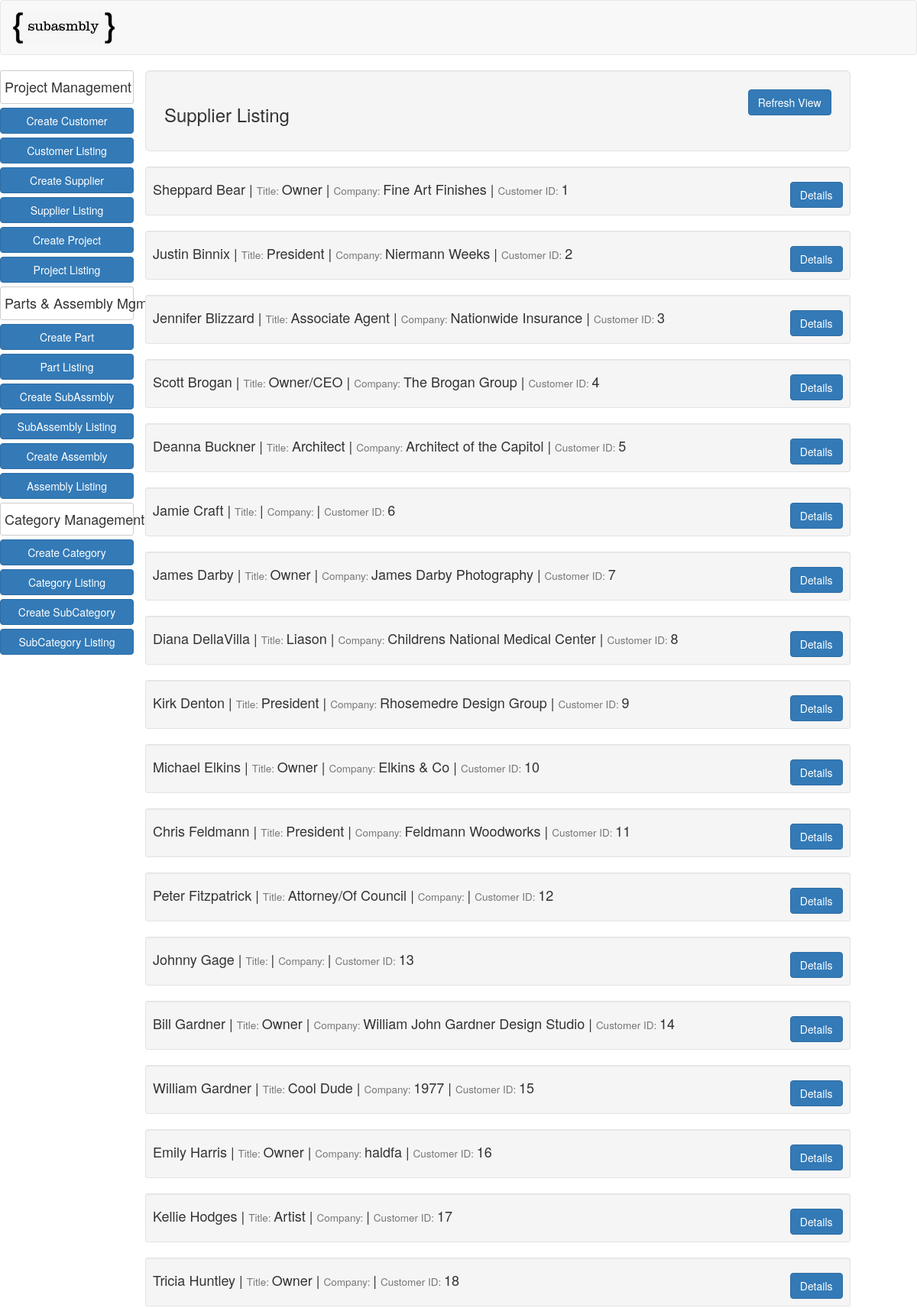
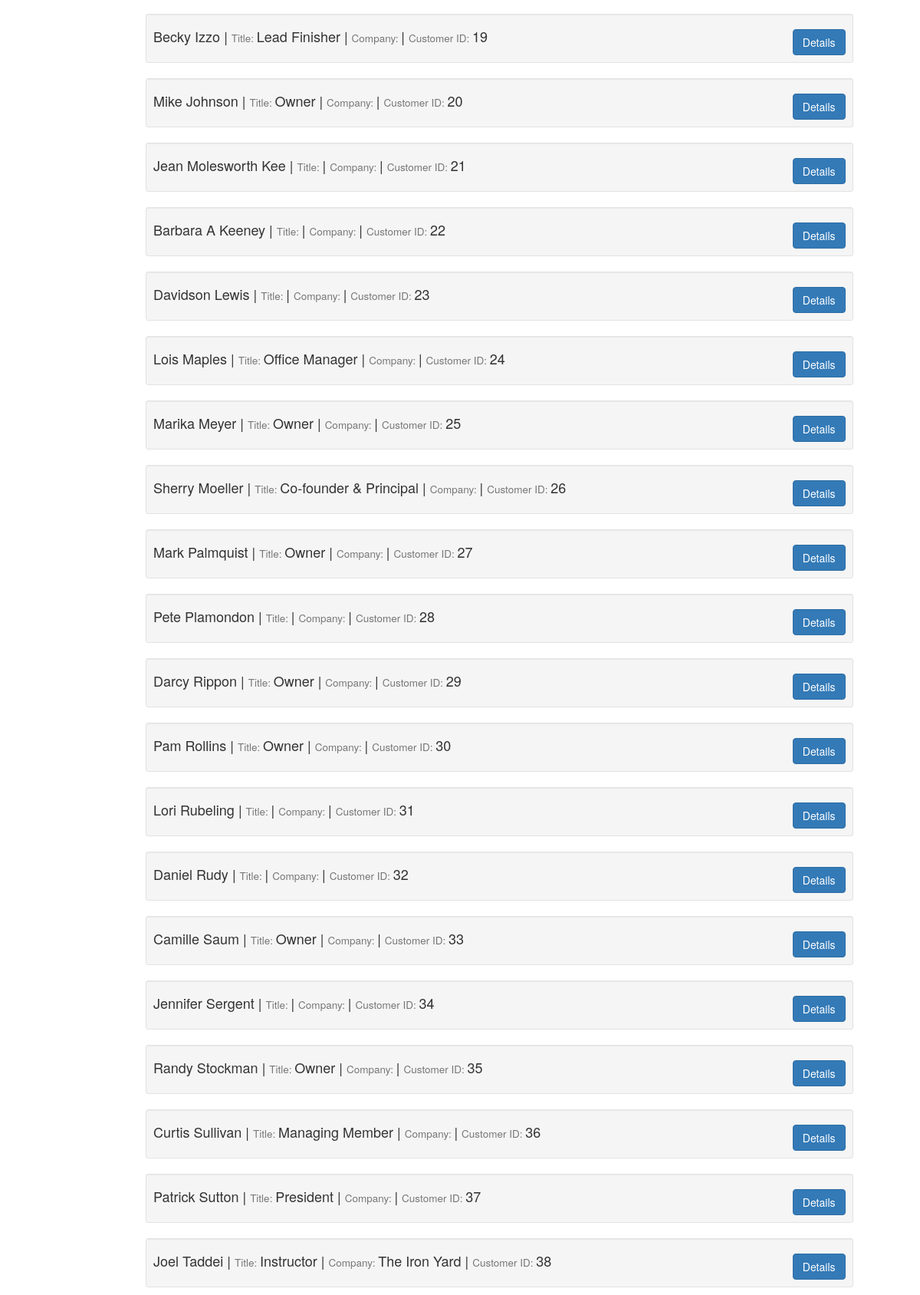
Page /supplier_list/ (upper part) on the committed database (2 pictures, top to bottom).
### app/models.py (models this page shows, shortened)
class Supplier(models.Model):
    first_name = models.CharField(max_length=50, null=True, blank=True)
    last_name = models.CharField(max_length=50, null=True, blank=True )
    title = models.CharField(max_length=30)
    company_name = models.CharField(max_length=25, null=True, blank=True)
    phone_number = models.IntegerField(null=True, blank=True)
    email_address = models.CharField(max_length=60, null=True, blank=True)
    twitter_account = models.CharField(max_length=25, null=True, blank=True)
    web_address = models.URLField(null=True, blank=True)
    street_address = models.CharField(max_length=50, null=True, blank=True)
    city = models.CharField(max_length=50, null=True, blank=True)
    state = models.CharField(max_length=2, null=True, blank=True)
    zip_code = models.IntegerField(null=True, blank=True)
    country = models.CharField(max_length=25, null=True, blank=True)

### app/views.py (the view)
# urls.py: url(r'^supplier_list/$', SupplierListView.as_view(), name="supplier_list_view"),
class SupplierListView(ListView):
    model = Supplier
    def get_queryset(self):
        return Supplier.objects.all()
    def get_context_data(self, **kwargs):
        context = super().get_context_data(**kwargs)
        high = Highton(
            api_key = os.environ['highrise_api_key'],
            user = 'williamjohngardner')
        context["people"] = high.get_people()
        for person in context['people']:
            Supplier.objects.update_or_create(first_name=person.first_name, last_name=person.last_name, title=person.title, company_name=person.company_name)
        return context

### templates/app/supplier_list.html
{% extends "bom.html" %}
{% block content %}
    <div class="row">
      <div class="col-md-12 well well-lg">
        <h3 class="pull-left">Supplier Listing</h3><a class="btn btn-primary pull-right" type="button" name="refresh" href="" method="post">Refresh View</a>
        </div>
      {% for object in object_list %}
          <div class="col-md-12 well well-sm">
            <h4>{{object.first_name}} {{object.last_name}}  |  <small>Title: </small>{{object.title}}  |  <small>Company: </small>{{object.company_name}}  |  <small>Customer ID: </small>{{object.pk}}<small><a class="btn btn-primary pull-right" type="button" name="drilldown" href="{% url 'supplier_detail_view' object.pk %}">Details</a></h4>
          </div>
      {% endfor %}
</div>
</div>
{% endblock %}

### app/static/app/css/main.css (style rules this page uses)
H3 { text-align: center }

### rows in the picture
Supplier: first_name "Sheppard", last_name "Bear", title "Owner", company_name "Fine Art Finishes", pk "1"
Supplier: first_name "Justin", last_name "Binnix", title "President", company_name "Niermann Weeks", pk "2"
Supplier: first_name "Jennifer", last_name "Blizzard", title "Associate Agent", company_name "Nationwide Insurance", pk "3"
Supplier: first_name "Scott", last_name "Brogan", title "Owner/CEO", company_name "The Brogan Group", pk "4"
Supplier: first_name "Deanna", last_name "Buckner", title "Architect", company_name "Architect of the Capitol", pk "5"
Supplier: first_name "Jamie", last_name "Craft", pk "6"
Supplier: first_name "James", last_name "Darby", title "Owner", company_name "James Darby Photography", pk "7"
Supplier: first_name "Diana", last_name "DellaVilla", title "Liason", company_name "Childrens National Medical Center", pk "8"
Supplier: first_name "Kirk", last_name "Denton", title "President", company_name "Rhosemedre Design Group", pk "9"
Supplier: first_name "Michael", last_name "Elkins", title "Owner", company_name "Elkins & Co", pk "10"
Supplier: first_name "Chris", last_name "Feldmann", title "President", company_name "Feldmann Woodworks", pk "11"
Supplier: first_name "Peter", last_name "Fitzpatrick", title "Attorney/Of Council", pk "12"
Supplier: first_name "Johnny", last_name "Gage", pk "13"
Supplier: first_name "Bill", last_name "Gardner", title "Owner", company_name "William John Gardner Design Studio", pk "14"
Supplier: first_name "William", last_name "Gardner", title "Cool Dude", company_name "1977", pk "15"
Supplier: first_name "Emily", last_name "Harris", title "Owner", company_name "haldfa", pk "16"
Supplier: first_name "Kellie", last_name "Hodges", title "Artist", pk "17"
Supplier: first_name "Tricia", last_name "Huntley", title "Owner", pk "18"
Supplier: first_name "Becky", last_name "Izzo", title "Lead Finisher", pk "19"
Supplier: first_name "Mike", last_name "Johnson", title "Owner", pk "20"
Supplier: first_name "Jean Molesworth", last_name "Kee", pk "21"
Supplier: first_name "Barbara A", last_name "Keeney", pk "22"
Supplier: first_name "Davidson", last_name "Lewis", pk "23"
Supplier: first_name "Lois", last_name "Maples", title "Office Manager", pk "24"
Supplier: first_name "Marika", last_name "Meyer", title "Owner", pk "25"
Supplier: first_name "Sherry", last_name "Moeller", title "Co-founder & Principal", pk "26"
Supplier: first_name "Mark", last_name "Palmquist", title "Owner", pk "27"
Supplier: first_name "Pete", last_name "Plamondon", pk "28"
Supplier: first_name "Darcy", last_name "Rippon", title "Owner", pk "29"
Supplier: first_name "Pam", last_name "Rollins", title "Owner", pk "30"
Supplier: first_name "Lori", last_name "Rubeling", pk "31"
Supplier: first_name "Daniel", last_name "Rudy", pk "32"
Supplier: first_name "Camille", last_name "Saum", title "Owner", pk "33"
Supplier: first_name "Jennifer", last_name "Sergent", pk "34"
Supplier: first_name "Randy", last_name "Stockman", title "Owner", pk "35"
Supplier: first_name "Curtis", last_name "Sullivan", title "Managing Member", pk "36"
Supplier: first_name "Patrick", last_name "Sutton", title "President", pk "37"
Supplier: first_name "Joel", last_name "Taddei", title "Instructor", company_name "The Iron Yard", pk "38"
